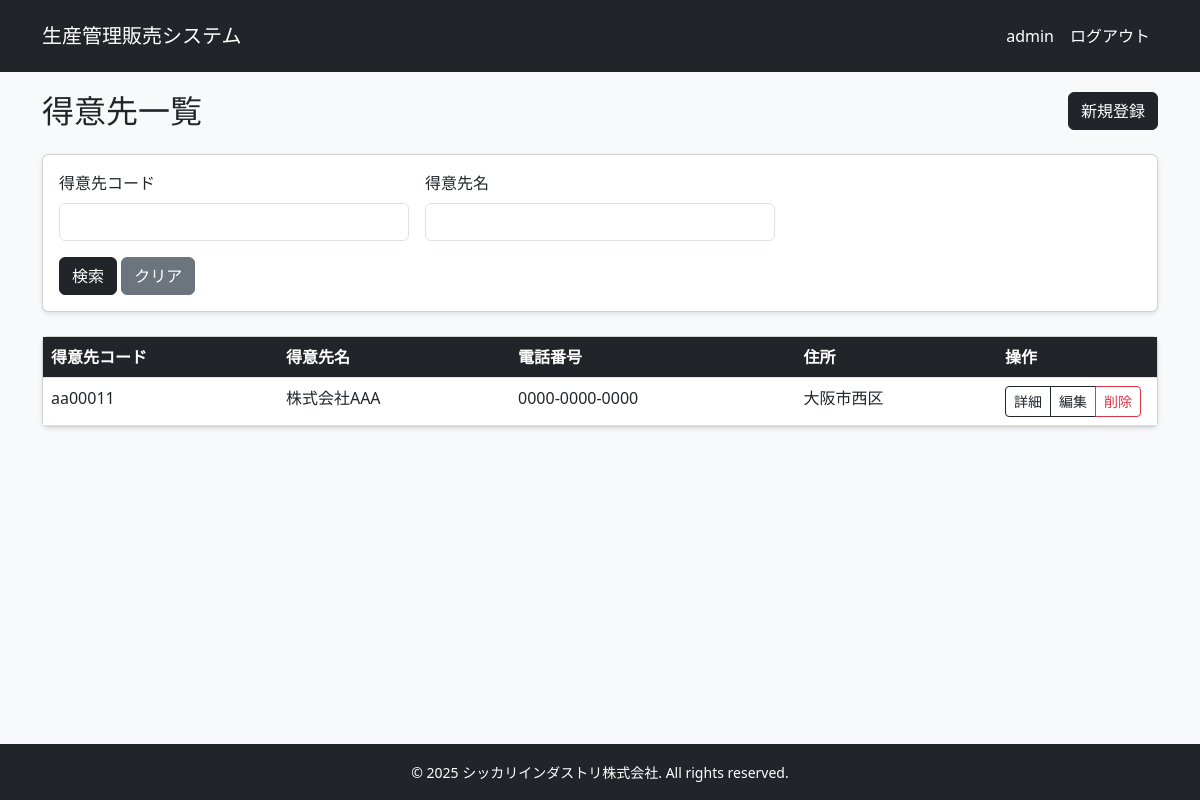
The page /sales/customers/ (signed in) on the database its author committed.
### apps/sales/models.py (models this page shows, shortened)
class Customer(models.Model):
    customer_code = models.CharField("得意先コード", max_length=10, unique=True)
    name = models.CharField("得意先名", max_length=100)
    phone = models.CharField("電話番号", max_length=15)
    postal_code = models.CharField("郵便番号", max_length=8)
    address = models.CharField("住所", max_length=200)
    email = models.EmailField("メールアドレス", max_length=254)
    created_at = models.DateTimeField("作成日時", auto_now_add=True)
    updated_at = models.DateTimeField("更新日時", auto_now=True)
    class Meta:
        verbose_name = "得意先"
        verbose_name_plural = "得意先一覧"

### apps/sales/views.py (the view)
# urls.py: path('customers/', views.CustomerListView.as_view(), name='customer_list'),
class CustomerListView(LoginRequiredMixin, ListView):
    model = Customer
    template_name = 'sales/customer_list.html'
    context_object_name = 'customers'
    paginate_by = 10
    def get_queryset(self):
        queryset = super().get_queryset()
        code = self.request.GET.get('code')
        name = self.request.GET.get('name')
        if code:
            queryset = queryset.filter(customer_code__icontains=code)
        if name:
            queryset = queryset.filter(name__icontains=name)
        return queryset.order_by('customer_code')

### templates/sales/customer_list.html (shortened to what this page needs)
{% extends "base.html" %}
{% block content %}
<div class="d-flex justify-content-between align-items-center mb-4">
    <h2 class="mb-0">得意先一覧</h2>
    <a href="{% url 'sales:customer_create' %}" class="btn btn-dark">
         新規登録
    </a>
</div>
<div class="card mb-4">
    <div class="card-body">
        <form method="get" class="row g-3">
            <div class="col-md-4">
                <label for="search_code" class="form-label">得意先コード</label>
                <input type="text" class="form-control" id="search_code" name="code" value="{{ request.GET.code }}">
            </div>
            <div class="col-md-4">
                <label for="search_name" class="form-label">得意先名</label>
                <input type="text" class="form-control" id="search_name" name="name" value="{{ request.GET.name }}">
            </div>
            <div class="col-12">
                <button type="submit" class="btn btn-dark">検索</button>
                <a href="{% url 'sales:customer_list' %}" class="btn btn-secondary">クリア</a>
            </div>
        </form>
    </div>
</div>
<div class="card">
    <div class="card-body p-0">
        <div class="table-responsive">
            <table class="table table-hover mb-0">
                <thead>
                    <tr>
                        <th>得意先コード</th>
                        <th>得意先名</th>
                        <th>電話番号</th>
                        <th>住所</th>
                        <th style="width: 160px;">操作</th>
                    </tr>
                </thead>
                <tbody>
                    {% for customer in customers %}
                    <tr>
                        <td>{{ customer.customer_code }}</td>
                        <td>{{ customer.name }}</td>
                        <td>{{ customer.phone }}</td>
                        <td>{{ customer.address }}</td>
                        <td>
                            <div class="btn-group btn-group-sm">
                                <a href="{% url 'sales:customer_detail' customer.pk %}"
                                   class="btn btn-outline-dark">詳細</a>
                                <a href="{% url 'sales:customer_update' customer.pk %}"
                                   class="btn btn-outline-dark">編集</a>
                                <a href="{% url 'sales:customer_delete' customer.pk %}"
                                   class="btn btn-outline-danger">削除</a>
                            </div>
                        </td>
                    </tr>
                    {% empty %}
                    <tr>
                        <td colspan="5" class="text-center py-4">
                            得意先データが登録されていません
                        </td>
                    </tr>
                    {% endfor %}
                </tbody>
            </table>
        </div>
    </div>
</div>
{% endblock %}

### templates/base.html (shortened to what this page needs)
<!DOCTYPE html>
<html lang="ja">
<head>
    <link href="https://cdn.jsdelivr.net/npm/bootstrap@5.3.0/dist/css/bootstrap.min.css" rel="stylesheet">
</head>
<body>
    <header>
        <nav class="navbar navbar-expand-lg navbar-dark">
            <div class="container d-flex justify-content-between">
                <a class="navbar-brand" href="{% url 'home' %}">生産管理販売システム</a>
                {% if user.is_authenticated %}
                    <ul class="navbar-nav">
                        <li class="nav-item">
                            <span class="nav-link">{{ user.username }}</span>
                        </li>
                        <li class="nav-item">
                            <a class="nav-link" href="{% url 'logout' %}">ログアウト</a>
                        </li>
                    </ul>
                {% endif %}
            </div>
        </nav>
    </header>
    <main class="main-content">
        <div class="container">
            {% block content %}
            {% endblock %}
        </div>
    </main>
    <footer class="footer text-center">
        <div class="container">
            <small>&copy; 2025 シッカリインダストリ株式会社. All rights reserved.</small>
        </div>
    </footer>
</body>
</html>

### templates/base.html (style rules this page uses)
:root { --primary: #212529; --secondary: #6c757d; --danger: #dc3545; --light: #f8f9fa; --white: #ffffff; --border: #dee2e6; }
body { min-height: 100vh; display: flex; flex-direction: column; }
.main-content { flex: 1; padding: 20px 0; background-color: var(--light); }
.navbar { padding: 1rem 0; background-color: var(--primary) !important; }
.navbar-brand, .nav-link { color: var(--white) !important; transition: opacity 0.3s; }
.card { box-shadow: 0 2px 4px rgba(0,0,0,0.1); transition: transform 0.3s; }
.table th { background-color: var(--primary); color: var(--white); }
.btn-dark { background-color: var(--primary); border-color: var(--primary); }
.footer { background-color: var(--primary); color: var(--white); padding: 1rem 0; margin-top: auto; }

### rows shown on the page
Customer: customer_code "aa00011", name "株式会社AAA", phone "0000-0000-0000", address "大阪市西区"

### other values the page prints
{{ user.username }} "admin"
